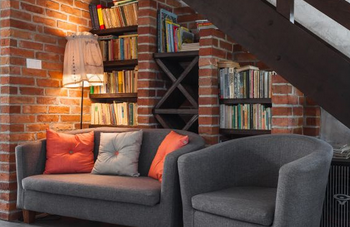
#> input picture Lab4/q1.png, 350 x 227 px, found by its file name
$ python t1.py
#> lines starting #> are read from the running program, lines starting #| are printed output that depends on the picture
import matplotlib

matplotlib.use("TkAgg")

import cv2
import matplotlib.pyplot as plt
import numpy as np

#t1.py
def blur_function(image_path, kernel_size=(15,15)):
#> called with kernel_size = (15, 15)
    img = cv2.imread(image_path)
#> img is the input picture: shape (227, 350, 3); mean B, G, R 66.4, 75.9, 99.5
    gray = cv2.cvtColor(img, cv2.COLOR_BGR2GRAY)
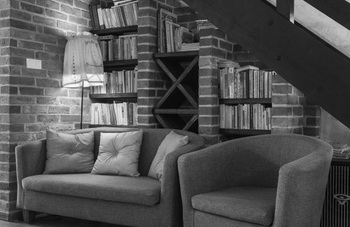
#> gray: shape (227, 350); min 0, max 253, mean 81.9
    blurred = cv2.GaussianBlur(gray, kernel_size, 0)
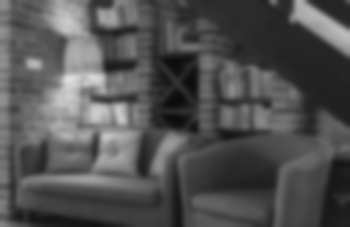
#> blurred: shape (227, 350); min 12, max 225, mean 81.9
    fig, axs = plt.subplots(1, 2, figsize=(10,5))
    axs[0].imshow(cv2.cvtColor(img, cv2.COLOR_BGR2RGB))
    axs[0].set_title('Original Image')
    axs[1].imshow(blurred, cmap='gray')
    axs[1].set_title('Blurred Image')

    plt.show()
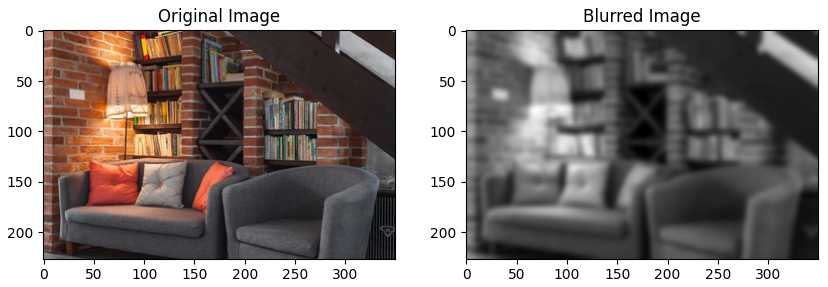
#> figure drawn by matplotlib, 2 panels

def sharpen_function(image_path):
    img = cv2.imread(image_path)
    kernel = np.array([[-1, -1, -1], [-1, 9, -1], [-1, -1, -1]])
    sharpened = cv2.filter2D(img, -1, kernel)
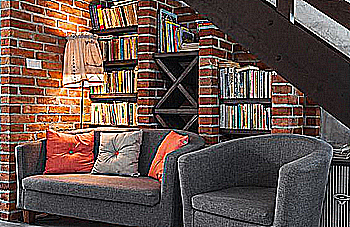
#> sharpened: shape (227, 350, 3); mean B, G, R 74.7, 81.2, 100.4
    fig, axs = plt.subplots(1, 2, figsize=(10, 5))
    axs[0].imshow(cv2.cvtColor(img, cv2.COLOR_BGR2RGB))
    axs[0].set_title("Original Image")
    axs[1].imshow(cv2.cvtColor(sharpened, cv2.COLOR_BGR2RGB))
    axs[1].set_title("Sharpened Image")
    plt.show()
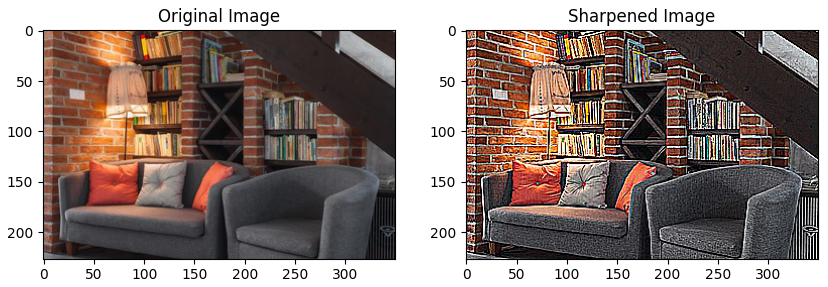
#> figure drawn by matplotlib, 2 panels


blur_function("/home/ivan/Desktop/ArtificialIntelligence/Lab4/q1.png")
sharpen_function("/home/ivan/Desktop/ArtificialIntelligence/Lab4/q1.png")

$ run again, with Lab4/person1.png copied over Lab4/q1.png
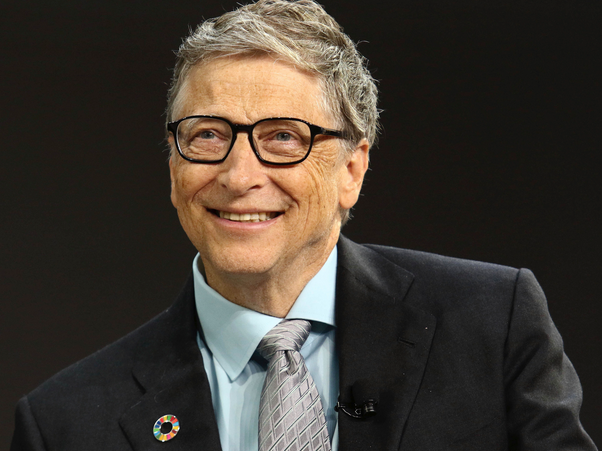
#> input picture Lab4/person1.png, 602 x 451 px, found by its file name
#> in blur_function, img is the input picture: shape (451, 602, 3); mean B, G, R 50, 58, 65.3
#> in blur_function, `blurred = cv2.GaussianBlur(gray, kernel_size, 0)`:
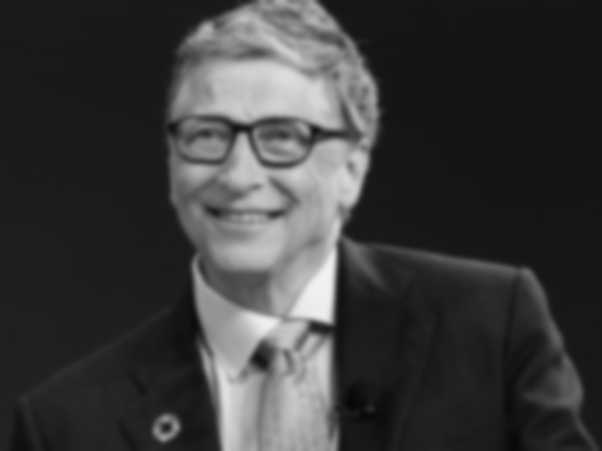
#> blurred: shape (451, 602); min 7, max 241, mean 59.3
#> in sharpen_function, `plt.show()`:
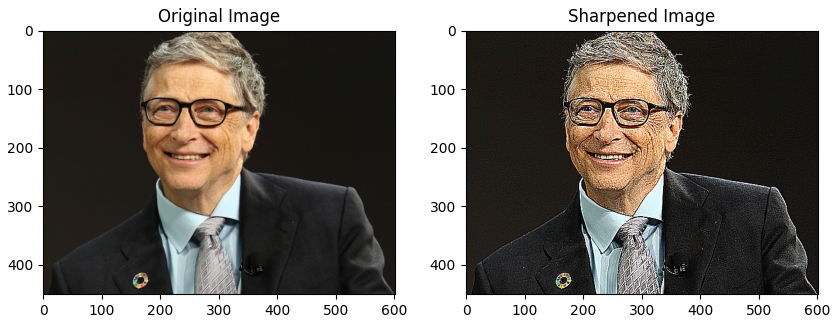
#> figure drawn by matplotlib, 2 panels

$ run again, with Lab4/r1.png copied over Lab4/q1.png
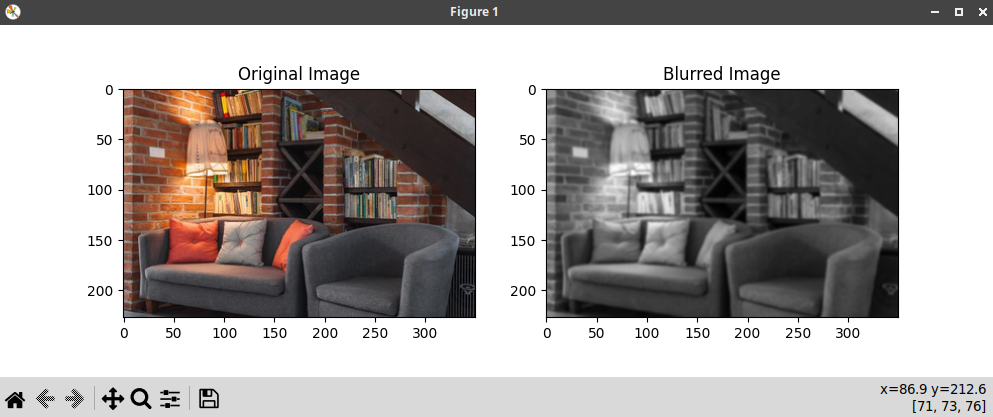
#> input picture Lab4/r1.png, 993 x 417 px, found by its file name
#> in blur_function, img is the input picture: shape (417, 993, 3); mean B, G, R 166.2, 168.1, 172.6
#> in blur_function, `blurred = cv2.GaussianBlur(gray, kernel_size, 0)`:
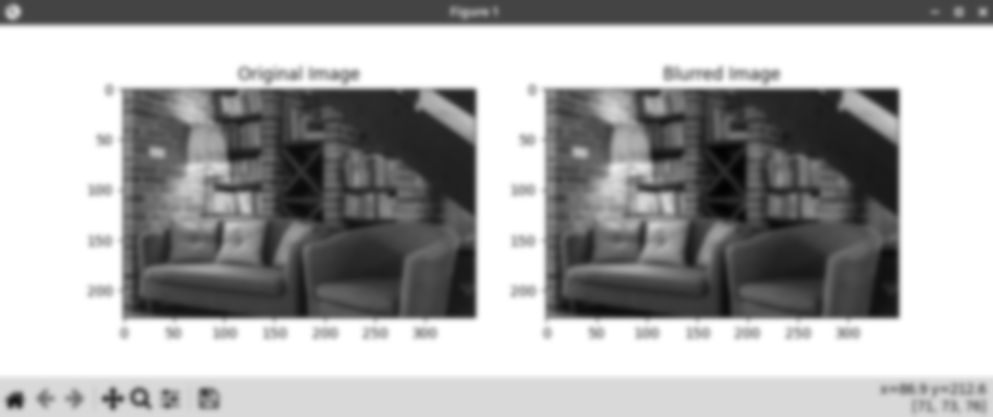
#> blurred: shape (417, 993); min 3, max 255, mean 169.2
#> in sharpen_function, `plt.show()`:
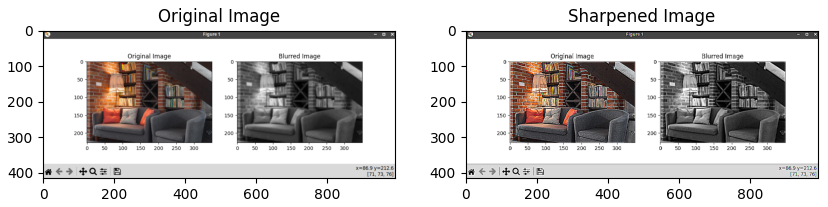
#> figure drawn by matplotlib, 2 panels
